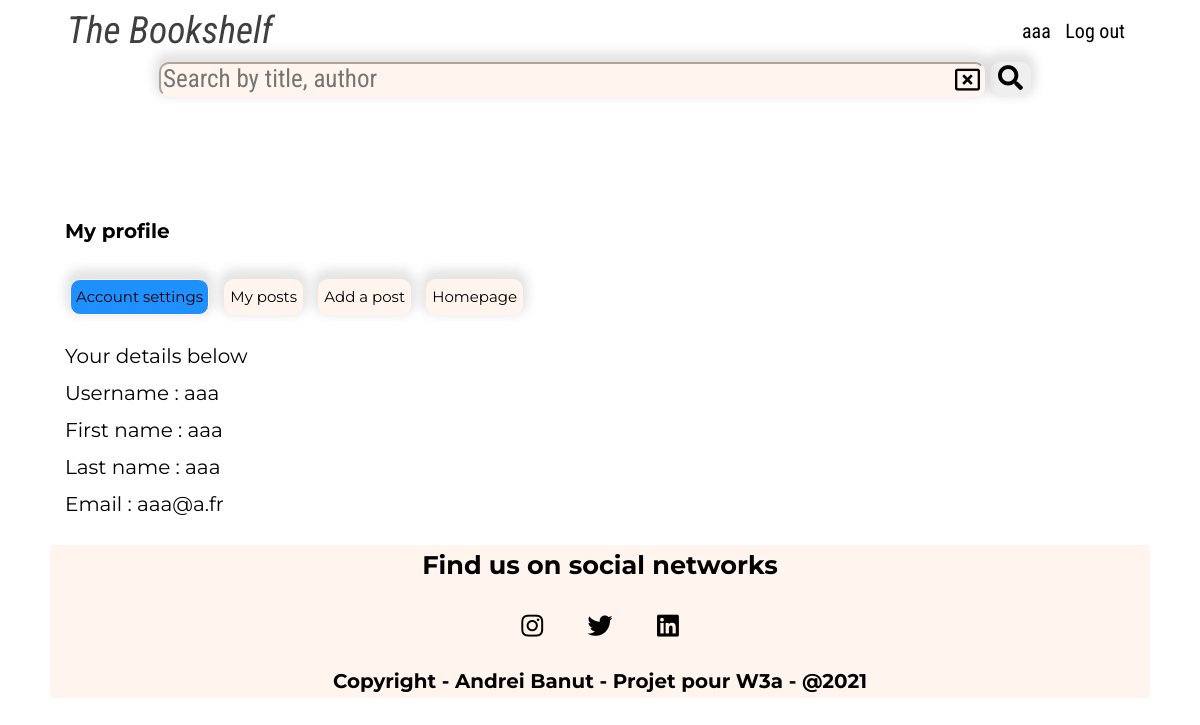
The page /user.php (signed in) on the database its author committed.
### tables this page shows
CREATE TABLE IF NOT EXISTS `users` (
  `id` int(11) NOT NULL AUTO_INCREMENT,
  `nickname` varchar(50) NOT NULL,
  `first_name` varchar(50) NOT NULL,
  `last_name` varchar(50) NOT NULL,
  `email` varchar(250) NOT NULL,
  `password` varchar(250) NOT NULL,
  `created_at` timestamp NULL DEFAULT CURRENT_TIMESTAMP,
  `role_id` int(11) NOT NULL DEFAULT '1',
  PRIMARY KEY (`id`),
  UNIQUE KEY `pseudo` (`nickname`),
  UNIQUE KEY `email` (`email`),
  KEY `role_id` (`role_id`)
);

### user.php (called while the page is built, shortened)
<?php
require 'lib/conf.php';
$user_id = intval($_SESSION['user']['id']);
if ($_SERVER['REQUEST_METHOD'] === 'GET') {
try {
    $q = $pdo->prepare(
        'SELECT users.id, nickname, first_name, last_name, email, role.nom as role
        FROM users
        INNER JOIN role ON role.id = users.role_id
        WHERE users.id = :id'
        );
    $q->execute(([':id' => $user_id]));
    $user = $q->fetch();
} catch (PDOException $e) {
    echo $e->getMessage();
    die;
}
}
require 'views/user.phtml';

### views/user.phtml (the view, shortened to what this page needs)
<?php require 'partials/head.php'; ?>
<body>
  <header class="header">
    <?php require 'partials/navbar.php'; ?>
  </header>
  <div class="container">
    <div class="wrapper-user-account">
      <nav class="user-navbar">
        <h4>My profile</h4>
        <ul>
          <li><a href="#user-account-settings" class="btn btn-read btn-active" id="btn-acc-settings">Account
              settings</a>
          </li>
          <li><a href="#user-posts" class="btn btn-read" id="btn-my-posts">My posts</a></li>
          <li><a href="addpost.php" class="btn btn-read">Add a post</a></li>
          <li><a href="homepage.php" class="btn btn-read">Homepage</a></li>
        </ul>
      </nav>
      <div class="user-active-option">
        <div id="user-account-settings" class="show">
          <p>Your details below</p>
          <p>Username : <?= htmlspecialchars($user['nickname']) ?></p>
          <p>First name : <?= htmlspecialchars($user['first_name']) ?></p>
          <p>Last name : <?= htmlspecialchars($user['last_name']) ?></p>
          <p>Email : <?= htmlspecialchars($user['email']) ?></p>
        </div>
      </div>
    </div>
  </div>
  <footer>
    <?php require 'partials/footer.php'; ?>
  </footer>
</body>
</html>

### css/style.css (style rules this page uses)
* { box-sizing: border-box; }
html { font-size: 62.5%; }
:root { --primaryFontSize: 2rem; --bigFontSize: 2.5rem; --mediumFontSize: 1.7rem; --smallFontSize: 1.5rem; --primaryFontFamily: "Montserrat", sans-serif; --secondaryFontFamily: "Roboto Condensed", sans-serif; --white: #fff; --black: #000; --post-title: #e81939; --bgcprimary: #ffffff; --bgcsecondary: #fffafa; --bgcbutton: #fff5ee; --read: #1e90ff; --edit: #624213; --quit: #ff0000; --validate: #008000; --shadowsm: 0px -5px 10px 5px rgba(169, 169, 169, 0.2); --shadowmd: 0px -5px 10px 5px rgba(169, 169, 169, 0.3); --shadowlg: 0px -5px 10px 5px rgba(169, 169, 169, 0.4); --shadowxl: 0px -5px 10px 5px rgba(169, 169, 169, 0.5); }
body { background-color: var(--bgcprimary); font-size: var(--primaryFontSize); line-height: 1.6; font-family: var(--primaryFontFamily); }
.container { width: 1100px; max-width: 100%; margin: 0 auto; }
a { text-decoration: none; color: inherit; }
ul { list-style-type: none; padding-left: 0; }
.show { display: block; }
.btn { display: inline-block; padding: 0.5rem; border-radius: 1rem; font-size: var(--smallFontSize); }
.btn-read, .btn-edit, .btn-quit, .btn-validate, #btn-register { background-color: var(--bgcbutton); border: 1px solid var(--bgcbutton); box-shadow: var(--shadowmd); }
.btn-active { background-color: var(--read); }
.header { margin-top: 1rem; margin-bottom: 1rem; font-family: var(--secondaryFontFamily); position: sticky; top: 0; z-index: 999; background-color: var(--white); }
.wrapper-user-account { margin-left: 1.5rem; }
#user-account-settings p { margin: 0.5rem 0; }
.user-navbar ul li { display: inline-block; }
.user-navbar a { margin: 0.5rem; }
footer { margin-top: 2.5rem; font-size: var(--mediumFontSize); }

### rows shown on the page
users: nickname "aaa", first_name "aaa", last_name "aaa", email "aaa@a.fr"

### other values the page prints
Session::getUserConnected() "aaa"
